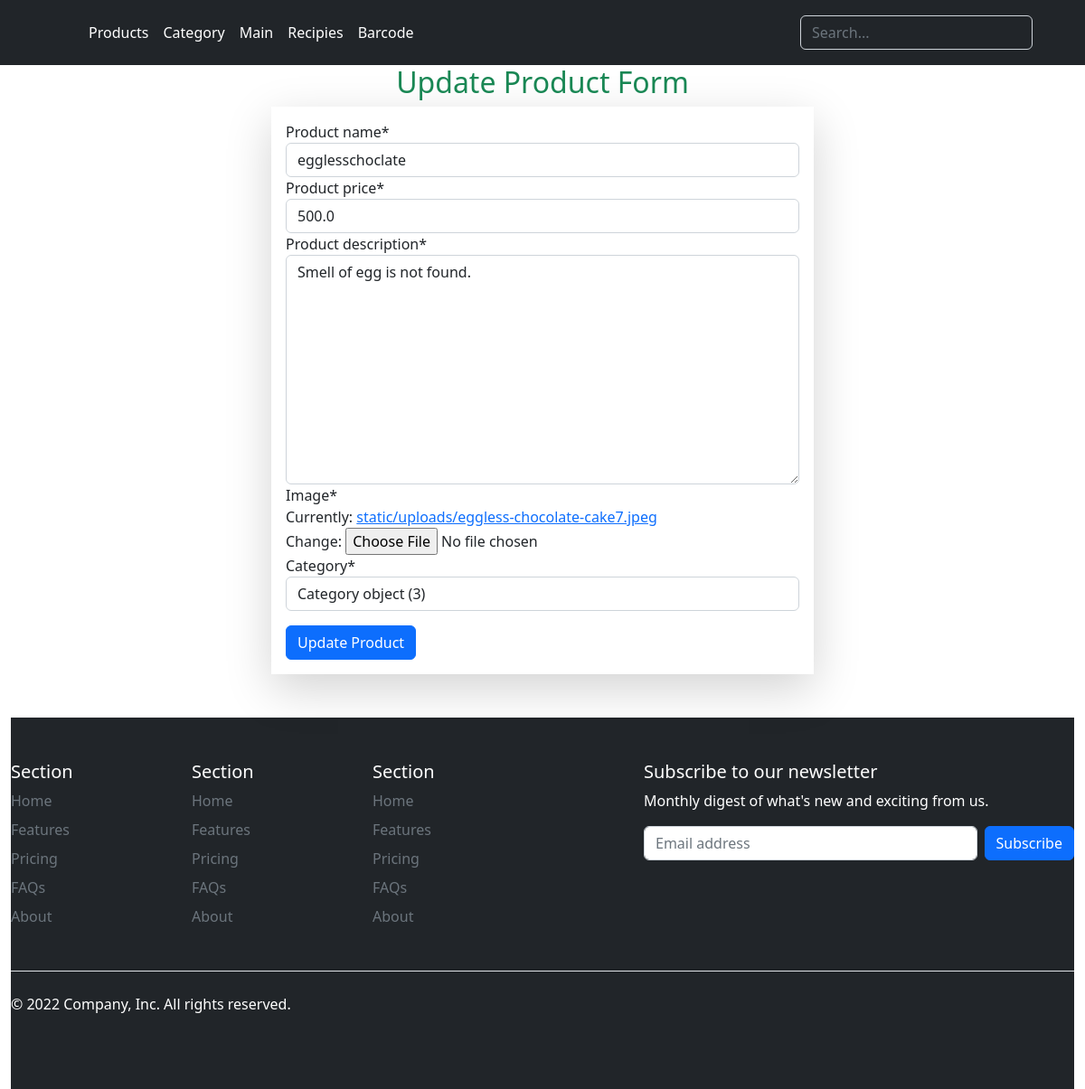
The page /product/updateproduct/10 on the database its author committed.
### ourproduct/models.py (models this page shows, shortened)
class Product(models.Model):
    product_name=models.CharField(max_length=100)
    product_price=models.FloatField()
    product_description=models.TextField()
    image=models.FileField(upload_to='static/uploads',null=True)
    prepared_at=models.DateTimeField(auto_now_add=True,null=True)
    category=models.ForeignKey(Category,on_delete=models.CASCADE,null=True)

### ourproduct/views.py (the view, shortened to what this page needs)
# urls.py: path('updateproduct/<int:product_id>',update_product),
def update_product(request,product_id):
    product=Product.objects.get(id=product_id)
    context={
    'form':ProductForm(instance=product)
    }
    return render(request,'ourproduct/updateproduct.html',context)

### ourproduct/forms.py
class ProductForm(ModelForm):
    class Meta:
        model=Product
        fields='__all__'

### ourproduct/templates/ourproduct/updateproduct.html (shortened to what this page needs)
{% extends 'layouts.html' %}
{% load crispy_forms_tags %}
{% block main_content %}
<div class="d-flex justify-content-center">
    <div class="col-md-6">
        <h2 class="text-center text-success">
            Update Product Form
        </h2>
        <form action="" method="POST" enctype="multipart/form-data" class="shadow-lg p-3">
            {{form | crispy}}
            <div class="mt-3">
                <input type="submit" name="submit" class="btn btn-primary" value="Update Product">
            </div>
        </form>
    </div>
</div>
{% endblock %}

### rows shown on the page
Product: product_name "egglesschoclate", product_price "500.0", product_description "Smell of egg is not found.", category "Category object (3)"
